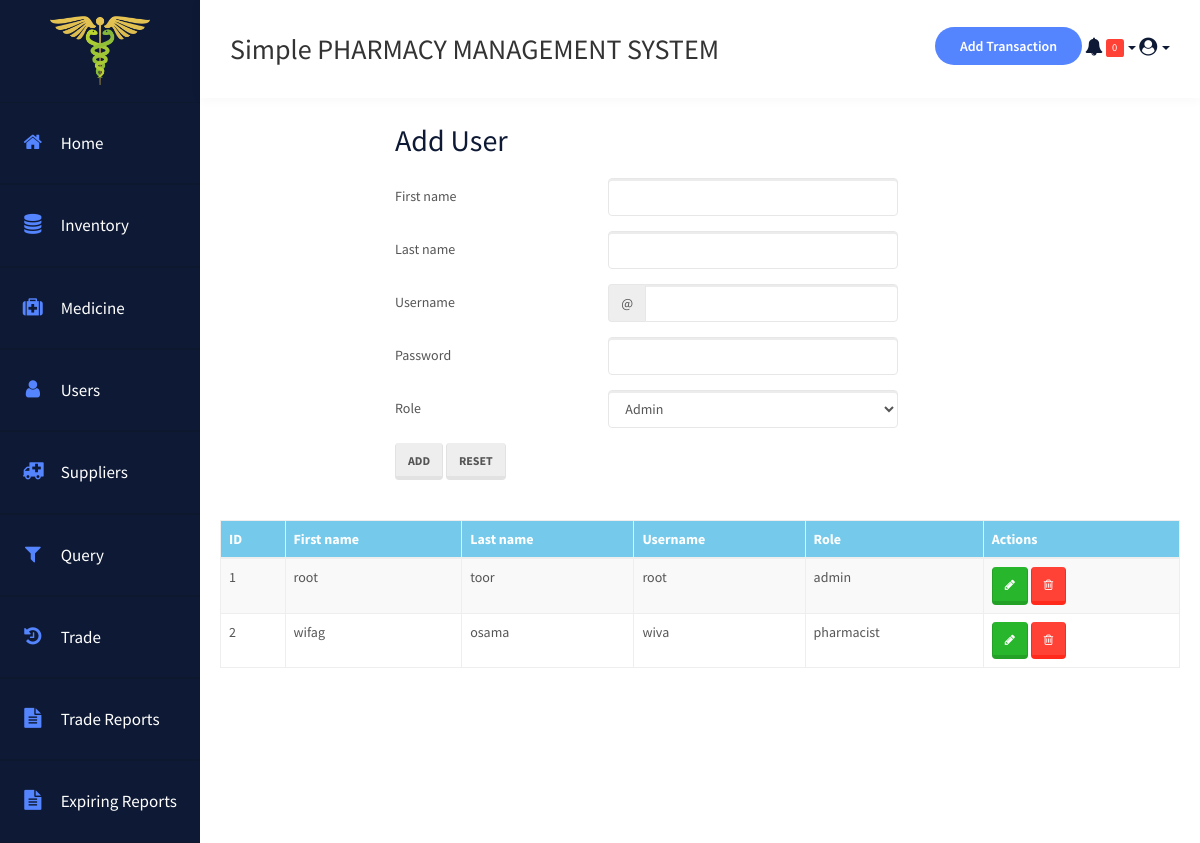
Page /users.php (signed in) on the committed database.
### tables this page shows
CREATE TABLE `user` (
  `user_id` int(10) NOT NULL,
  `firstName` varchar(30) NOT NULL,
  `lastName` varchar(30) NOT NULL,
  `userName` varchar(30) NOT NULL,
  `password` varchar(30) NOT NULL,
  `role` varchar(30) NOT NULL
);

### users.php (the view, shortened to what this page needs)
<?php
  require_once('Connections/connection.php');
  $editFormAction = $_SERVER['PHP_SELF'];
  $query_users = "SELECT * FROM `user` ORDER BY user_id ASC";
  $users = mysql_query($query_users, $connection) or die(mysql_error());
  $row_users = mysql_fetch_assoc($users);
?>
<!DOCTYPE html>
<html>
  <head>
    <?php include('imports/stylesheet.php'); ?>
  </head>
  <body class="home">
    <?php include('imports/header.php'); if($msg!=''){?>
    <h3 class=" alert alert-info text-center animated fadeInDown">
    <?php echo $msg; ?>
    </h3><?php } ?>
    <div class="user-dashboard">
      <div class="row">
        <div class="col-md-8 col-md-offset-2 animated fadeInDown">
          <form method="POST" action="<?php echo $editFormAction; ?>" name="form1" class="form-horizontal">
            <h1>Add User</h1>
            <div class="form-group">
              <div class="col-sm-4">
                <label class="control-label">First name</label>
              </div>
              <div class="col-sm-6">
                <input class="form-control" required type="text" name="firstname">
              </div>
            </div>
            <div class="form-group">
              <div class="col-sm-4">
                <label class="control-label">Last name</label>
              </div>
              <div class="col-sm-6">
                <input class="form-control" required type="text" name="lastname">
              </div>
            </div>
            <div class="form-group">
              <div class="col-sm-4">
                <label class="control-label">Username </label>
              </div>
              <div class="col-sm-6">
                <div class="input-group">
                  <span class="input-group-addon">@</span>
                  <input class="form-control" required type="text" name="username">
                </div>
              </div>
            </div>
            <div class="form-group">
              <div class="col-sm-4">
                <label class="control-label">Password </label>
              </div>
              <div class="col-sm-6">
                <input class="form-control" required type="password" name="password">
              </div>
            </div>
            <div class="form-group">
              <div class="col-sm-4">
                <label class="control-label">Role </label>
              </div>
              <div class="col-sm-6">
                <select name="role" class="form-control">
                  <option value="admin">Admin</option>
                </select>
              </div>
            </div>
            <button class="btn btn-default" type="submit">ADD </button>
            <button class="btn btn-default" type="reset">RESET </button>
          </form>
          <br>
        </div>
        <div class="row">
          <div class="col-md-12 animated fadeInDown">
            <br><table class="table table-striped table-bordered table-hover" id="dataTables">
              <thead>
                <tr class="info">
                  <th>ID</th>
                  <th>First name</th>
                  <th>Last name</th>
                  <th>Username</th>
                  <th>Role</th>
                  <th>Actions</th>
                </tr>
              </thead>
              <tbody>
                <?php $userid=1; do { ?>
                <tr>
                  <td><?php echo $userid; ?></td>
                  <td><?php echo $row_users['firstName']; ?></td>
                  <td><?php echo $row_users['lastName']; ?></td>
                  <td><?php echo $row_users['userName']; ?></td>
                  <td><?php echo $row_users['role']; ?></td>
                  <td>
                    <a href="updateUsers.php?user_id=<?php echo $row_users['user_id']; ?>"> <button class="btn btn-success" type="button"><i class="fa fa-pencil"></i></button></a>
                    <a href="deleteUser.php?user_id=<?php echo $row_users['user_id']; ?>"><button class="btn btn-danger" type="button"><i class="fa fa-trash-o"></i></button></a></td>
                  </tr>
                  <?php $userid=$userid+1; } while ($row_users = mysql_fetch_assoc($users)); ?>
                </tbody>
              </table>
            </div>
          </div>
        </div>
      </div>
    </div>
  </div>
</div>
</body>
</html>

### assets/css/style.css (style rules this page uses)
a:focus, a:hover, a { text-decoration: none; outline: none; }
.user-dashboard { padding: 0 20px; }
.user-dashboard h1 { font-size: 30px; font-weight: 500; margin: 0; padding: 21px 0; color: #0e1a35; }

### rows in the picture
user: firstName "root", lastName "toor", userName "root", role "admin"
user: firstName "wifag", lastName "osama", userName "wiva", role "pharmacist"

### other values in the picture
$totalRows_exmed "0"
